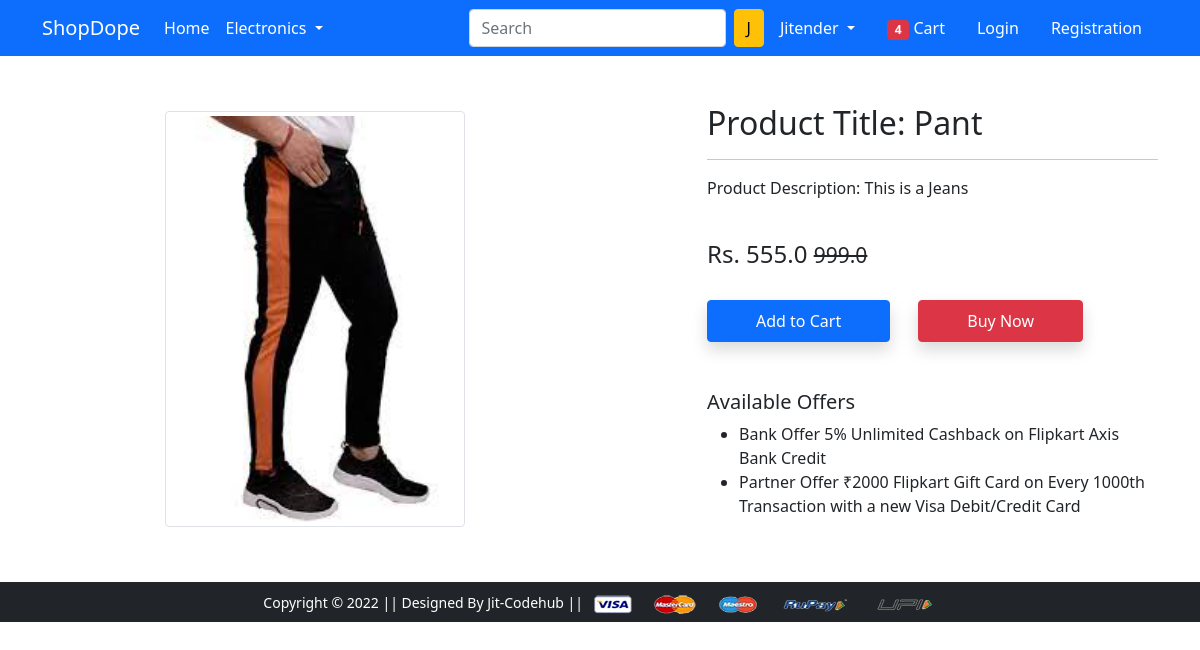
Page /product-detail/1/ on the earlier database version.
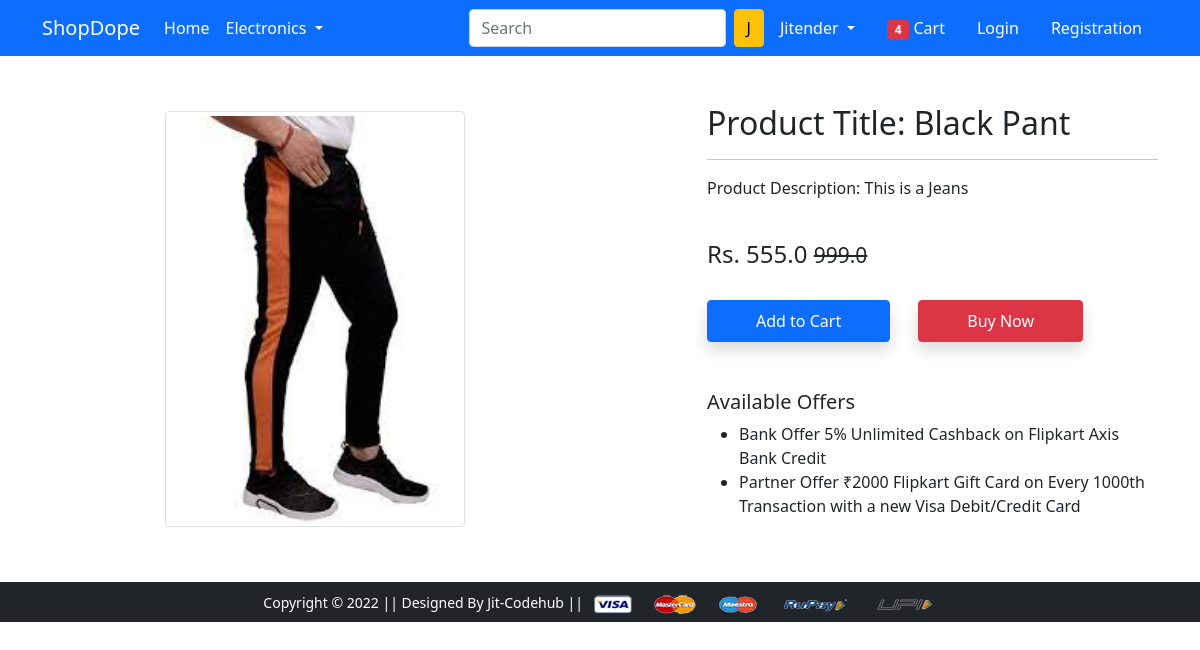
Same page on the later database version.
### app/models.py (models this page shows, shortened)
class Product(models.Model):
    title = models.CharField(max_length=100)
    selling_price = models.FloatField()
    discounted_price = models.FloatField()
    description = models.TextField()
    brand = models.CharField(max_length=100)
    category = models.CharField(choices=CATEGORY_CHOICES, max_length=2)
    product_image = models.ImageField(upload_to='productimg')

### app/views.py (the view)
# urls.py: path('product-detail/<int:pk>/', views.ProductDetailView.as_view(), name='product-detail'),
class ProductDetailView(View):
    def get(self, request, pk):
        product = Product.objects.get(id=pk)
        return render(request, 'app/productdetail.html', {'product':product})

### app/templates/app/productdetail.html (shortened to what this page needs)
{% extends 'app/base.html' %}
{% load static %}
{% block main-content %}
<div class="container my-5">
 <div class="row">
  <div class="col-sm-6 text-center align-self-center">
   <img src="{{product.product_image.url}}" alt="" height="300px" width="300px" class="img-fluid img-thumbnail">
  </div>
  <div class="col-sm-5 offset-sm-1">
   <h2>Product Title: {{product.title}}</h2>
   <hr>
   <p>Product Description: {{product.description}}</p> <br>
   <h4>Rs. {{product.discounted_price}} <small class="fw-light text-decoration-line-through">{{product.selling_price}}</small></h4> <br>
   <a href="{% url 'add-to-cart' %}" class="btn btn-primary shadow px-5 py-2">Add to Cart</a>
   <a href="{% url 'buy-now' %}" class="btn btn-danger shadow px-5 py-2 ms-4">Buy Now</a>
   <h5 class="mt-5">Available Offers</h5>
   <ul>
    <li>Bank Offer 5% Unlimited Cashback on Flipkart Axis Bank Credit</li>
    <li>Partner Offer ₹2000 Flipkart Gift Card on Every 1000th Transaction with a new Visa Debit/Credit Card</li>
   </ul>
  </div>
 </div>
</div>
{% endblock main-content %}

Differences in the rows shown:
changed Product "This is a Jeans": title "Pant" → "Black Pant"
